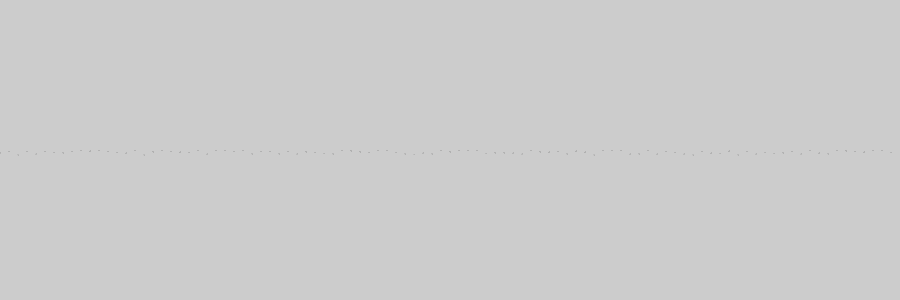
Frame 1 (no input)
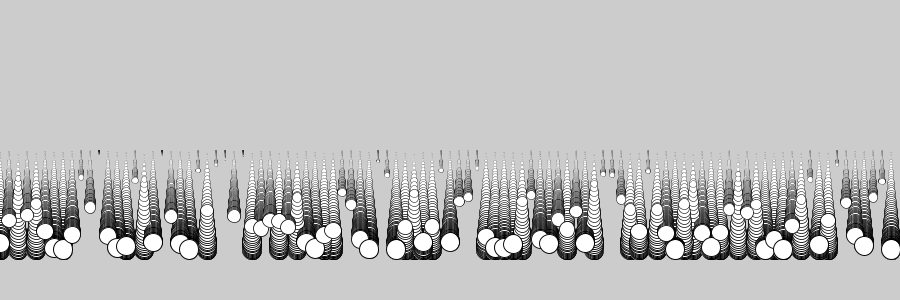
Frame 60 (the mouse pressed at the canvas centre just before this capture)
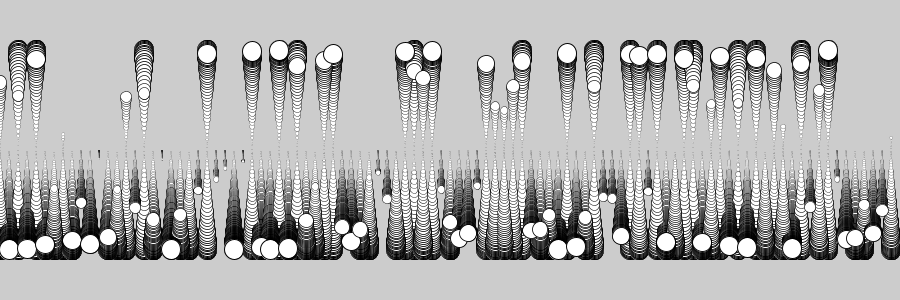
Frame 120 (the mouse held since frame 60 and released just before this capture)

The Processing sketch that drew these frames (run headless with seeded random() and noise(); from frame 60 on, the mouse is pressed at the canvas centre):

// Processing sketch: HA
// ── HA.pde
float phase[] = new float[100];
float speed[] = new float[100];

void setup(){
  size(900,300);
  for(int i=0;i<100;i++){
    speed[i] = random(0.05);
  }
}

void draw(){
  clear();
  for(int i=0;i<100;i++){
    phase[i] += speed[i];
    pushMatrix();
    translate(i*9, sin(phase[i])*100+150);
    scale(sin(phase[i]));
    ellipse(0,0,20,20); // Zentrum
    popMatrix();
  }
}
